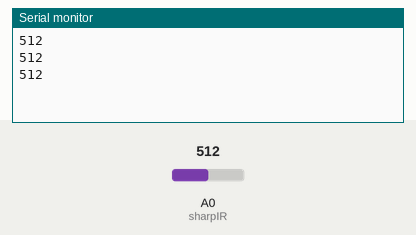
This sketch was run on a simulated Arduino Uno, built with avr-gcc and run on an emulated ATmega328P. Parts: the last lines printed to the serial monitor. Inputs (shaded band) come from the test bench; at power-on: A0 (sharpIR) = 512.

Above: at 1.3 s.
1.4 s: A0 (sharpIR) set to 716
At 1.9 s:
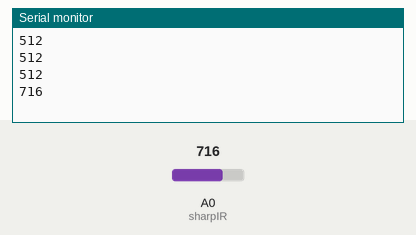
2.9 s: A0 (sharpIR) set to 900
At 3.4 s:
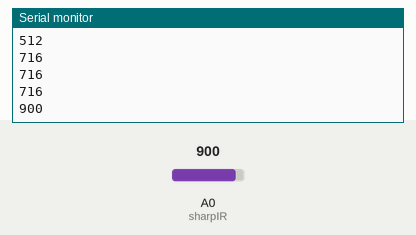
Timing chart, 0 to 5.9 s (numbered marks = the images above; inputs shaded):
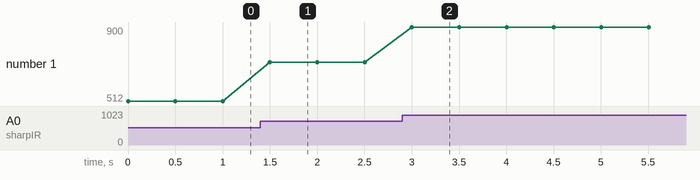

Measured:
- after the input at 1.4 s, the serial monitor: prints a new line after 0.10 s (image 1)
- after the input at 2.9 s, the serial monitor: prints a new line after 0.10 s (image 2)
- plotted number 1: 512 → 716 after the input at 1.4 s, 716 → 900 after the input at 2.9 s

The sketch:

IR_Calibration.ino
```cpp
int sharpIR = A0;
int sensorValue = 0;

void setup() {
  // put your setup code here, to run once:
  Serial.begin(9600);

}

void loop() {
  // put your main code here, to run repeatedly:
  sensorValue = analogRead(sharpIR);
  Serial.println(sensorValue);

  delay(500);
}
```
